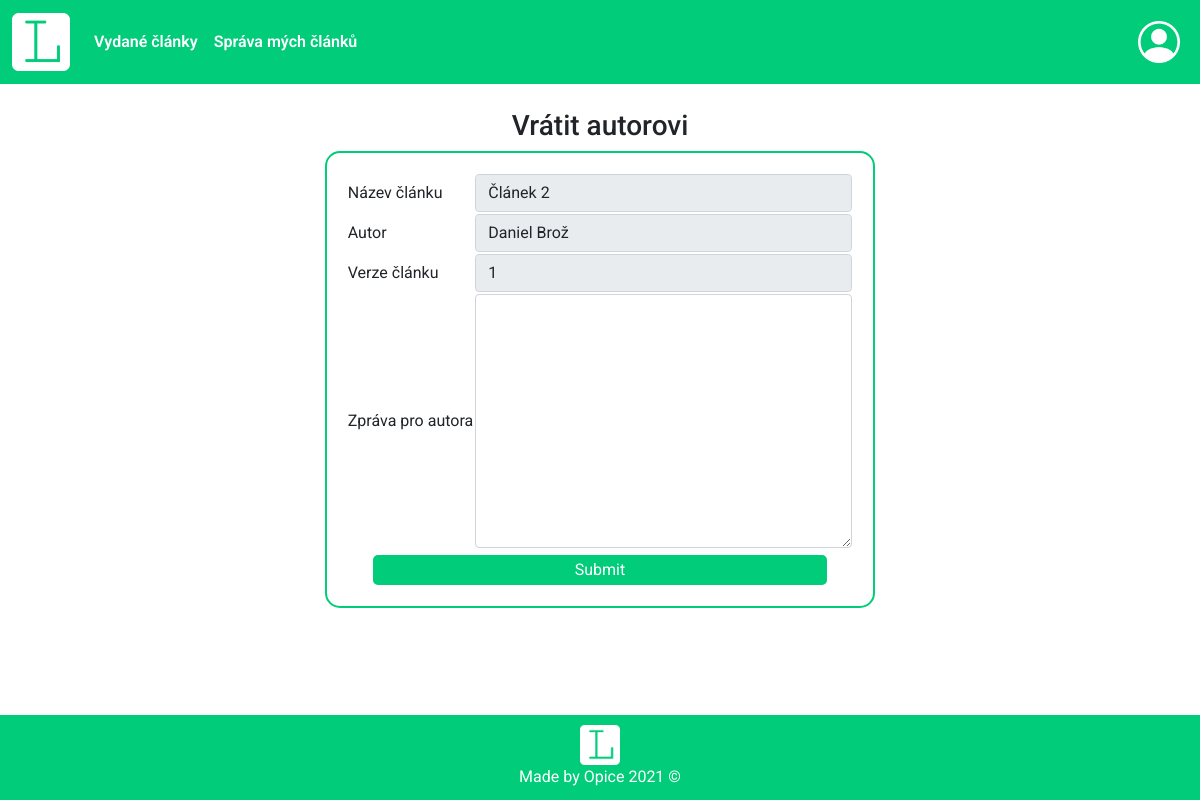
Page /KÓD/reakce.php?id=17 (signed in) on the committed database.
### tables this page shows
CREATE TABLE `clanky` (
  `clanek_id` int(11) NOT NULL,
  `clanek_autor` int(11) NOT NULL,
  `clanek_nazev` varchar(120) NOT NULL,
  `clanek_obsah` varchar(150) NOT NULL,
  `clanek_vydany` bit(1) NOT NULL DEFAULT b'0',
  `clanek_schvaleny` bit(1) NOT NULL DEFAULT b'0',
  `clanek_stav` int(11) NOT NULL DEFAULT 1,
  `clanek_verze` int(11) NOT NULL DEFAULT 1,
  `clanek_vydani` int(11) DEFAULT NULL,
  `clanek_zpravaRedaktora` varchar(250) NOT NULL DEFAULT '''Zatím bez posudku''',
  `clanek_zpravaSefredaktora` varchar(250) DEFAULT '''Zatím bez posudku''',
  `clanek_zpravaRecenzenta` char(250) NOT NULL DEFAULT '''Zatím bez posudku''',
  `clanek_rok` int(11) DEFAULT NULL
);

CREATE TABLE `users` (
  `user_id` int(11) NOT NULL,
  `user_name` varchar(30) NOT NULL,
  `user_sname` varchar(30) NOT NULL,
  `user_login` varchar(40) NOT NULL,
  `user_passwd` varchar(150) NOT NULL,
  `user_role` int(11) NOT NULL DEFAULT 3,
  `user_email` varchar(50) NOT NULL,
  `user_img` varchar(60) NOT NULL DEFAULT 'user.jpg'
);

### KÓD/reakce.php (the view, shortened to what this page needs)
<?php
  require "header.php";
  require "connectDB.php";
  if(isset($_GET["id"])){
    $id = $_GET["id"];
    $dotaz = "select * from clanky join users on clanky.clanek_autor=users.user_id where clanek_id=".$id;
    $vysledek = mysqli_query($spojeni, $dotaz);
    $radek = mysqli_fetch_assoc($vysledek);
    $nazev = $radek["clanek_nazev"];
    $verze = $radek["clanek_verze"];
    $autor = $radek["user_name"].' '.$radek["user_sname"];
  }
 ?>
 <h3 align="center">Vrátit autorovi</h3>
 <form action="reakce.php" method="post">
 <div class="d-flex justify-content-center mb-3">
     <div class="d-inline-flex" id="reg">
   <table border="1">
     <tr>
       <td>Název článku</td><td><input type="text" value="<?php echo $nazev;?>" readonly class="form-control"></td>
     </tr>
     <tr>
       <td>Autor</td><td><input type="text" value="<?php echo $autor;?>" readonly class="form-control"></td>
     </tr>
     <tr>
       <td>Verze článku</td><td><input type="text" value="<?php echo $verze;?>" readonly class="form-control"></td>
     </tr>
     <tr>
       <td>Zpráva pro autora</td><td><textarea name="zprava" rows="10" cols="40" required class="form-control"></textarea></td>
     </tr>
     <tr>
       <td colspan="2" align="center"><input style="width:90%;" type="submit" name="submit" id="reg-but"></td>
     </tr>
   </table>
</div>
</div>
 </form>
 <?php
 require "footer.php";
  ?>

### KÓD/css/style.css (style rules this page uses)
:root { --zelena: #00CC7A; --hov:#7DE5BB; }
#body { font-family: 'Roboto', sans-serif !important; }
#log-but ,#unlog ,#reg-but { background-color: var(--zelena) !important; border: 2px solid var(--zelena); color: white !important; border-radius: 5px; }
table { border-width: 0px !important; }
#reg { padding: 20px; border: 2px solid var(--zelena); border-radius: 15px; }
html, body { height: 100%; margin: 0; }
#reg-but { margin-top: 5px !important; }

### rows in the picture
clanky: clanek_nazev "Článek 2", clanek_autor.user_sname "Daniel Brož", clanek_verze "1"
